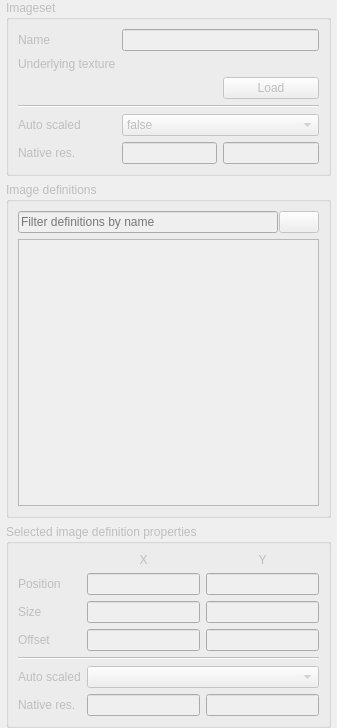
<?xml version="1.0" encoding="UTF-8"?>
<ui version="4.0">
 <class>ImagesetEditorDockWidget</class>
 <widget class="QDockWidget" name="ImagesetEditorDockWidget">
  <property name="enabled">
   <bool>false</bool>
  </property>
  <property name="geometry">
   <rect>
    <x>0</x>
    <y>0</y>
    <width>337</width>
    <height>728</height>
   </rect>
  </property>
  <property name="sizePolicy">
   <sizepolicy hsizetype="Preferred" vsizetype="Expanding">
    <horstretch>0</horstretch>
    <verstretch>0</verstretch>
   </sizepolicy>
  </property>
  <property name="minimumSize">
   <size>
    <width>337</width>
    <height>525</height>
   </size>
  </property>
  <property name="focusPolicy">
   <enum>Qt::ClickFocus</enum>
  </property>
  <property name="windowTitle">
   <string>Imageset Editing</string>
  </property>
  <widget class="QWidget" name="dockWidgetContents">
   <layout class="QVBoxLayout" name="verticalLayout">
    <property name="spacing">
     <number>6</number>
    </property>
    <property name="sizeConstraint">
     <enum>QLayout::SetNoConstraint</enum>
    </property>
    <property name="leftMargin">
     <number>6</number>
    </property>
    <property name="topMargin">
     <number>0</number>
    </property>
    <property name="rightMargin">
     <number>6</number>
    </property>
    <property name="bottomMargin">
     <number>0</number>
    </property>
    <item>
     <widget class="QGroupBox" name="imagesetGroupBox">
      <property name="minimumSize">
       <size>
        <width>0</width>
        <height>172</height>
       </size>
      </property>
      <property name="title">
       <string>Imageset</string>
      </property>
      <layout class="QGridLayout" name="gridLayout_2">
       <item row="5" column="2">
        <widget class="QLineEdit" name="nativeVertRes"/>
       </item>
       <item row="5" column="1">
        <widget class="QLineEdit" name="nativeHorzRes"/>
       </item>
       <item row="5" column="0">
        <widget class="QLabel" name="nativeResolutionLabel">
         <property name="toolTip">
          <string>Native resolution</string>
         </property>
         <property name="text">
          <string>Native res.</string>
         </property>
        </widget>
       </item>
       <item row="4" column="1" colspan="2">
        <widget class="QComboBox" name="autoScaled">
         <item>
          <property name="text">
           <string>false</string>
          </property>
         </item>
         <item>
          <property name="text">
           <string>vertical</string>
          </property>
         </item>
         <item>
          <property name="text">
           <string>horizontal</string>
          </property>
         </item>
         <item>
          <property name="text">
           <string>min</string>
          </property>
         </item>
         <item>
          <property name="text">
           <string>max</string>
          </property>
         </item>
         <item>
          <property name="text">
           <string>true</string>
          </property>
         </item>
        </widget>
       </item>
       <item row="0" column="1" colspan="2">
        <widget class="QLineEdit" name="name"/>
       </item>
       <item row="2" column="2">
        <widget class="QPushButton" name="imageLoad">
         <property name="text">
          <string>Load</string>
         </property>
        </widget>
       </item>
       <item row="1" column="1" colspan="2">
        <widget class="CEED::qtwidgets::FileLineEdit" name="image" native="true">
         <property name="sizePolicy">
          <sizepolicy hsizetype="Preferred" vsizetype="Fixed">
           <horstretch>0</horstretch>
           <verstretch>0</verstretch>
          </sizepolicy>
         </property>
        </widget>
       </item>
       <item row="1" column="0">
        <widget class="QLabel" name="imageLabel">
         <property name="text">
          <string>Underlying texture</string>
         </property>
        </widget>
       </item>
       <item row="0" column="0">
        <widget class="QLabel" name="nameLabel">
         <property name="text">
          <string>Name</string>
         </property>
         <property name="buddy">
          <cstring>name</cstring>
         </property>
        </widget>
       </item>
       <item row="4" column="0">
        <widget class="QLabel" name="autoScaledLabel">
         <property name="text">
          <string>Auto scaled</string>
         </property>
        </widget>
       </item>
       <item row="3" column="0" colspan="3">
        <widget class="Line" name="line_2">
         <property name="orientation">
          <enum>Qt::Horizontal</enum>
         </property>
        </widget>
       </item>
      </layout>
     </widget>
    </item>
    <item>
     <widget class="QGroupBox" name="imagesGroupBox">
      <property name="sizePolicy">
       <sizepolicy hsizetype="Preferred" vsizetype="Expanding">
        <horstretch>0</horstretch>
        <verstretch>0</verstretch>
       </sizepolicy>
      </property>
      <property name="minimumSize">
       <size>
        <width>0</width>
        <height>120</height>
       </size>
      </property>
      <property name="title">
       <string>Image definitions</string>
      </property>
      <layout class="QVBoxLayout" name="verticalLayout_2">
       <item>
        <widget class="QWidget" name="widget" native="true">
         <layout class="QHBoxLayout" name="horizontalLayout">
          <property name="spacing">
           <number>1</number>
          </property>
          <property name="leftMargin">
           <number>0</number>
          </property>
          <property name="topMargin">
           <number>0</number>
          </property>
          <property name="rightMargin">
           <number>0</number>
          </property>
          <property name="bottomMargin">
           <number>0</number>
          </property>
          <item>
           <widget class="QLineEdit" name="filterBox">
            <property name="placeholderText">
             <string>Filter definitions by name</string>
            </property>
           </widget>
          </item>
          <item>
           <widget class="QPushButton" name="filterResetButton">
            <property name="toolTip">
             <string>Reset the filter</string>
            </property>
            <property name="text">
             <string/>
            </property>
            <property name="icon">
             <iconset>
              <normaloff>icons/imageset_editing/filter_reset.png</normaloff>icons/imageset_editing/filter_reset.png</iconset>
            </property>
            <property name="iconSize">
             <size>
              <width>16</width>
              <height>16</height>
             </size>
            </property>
            <property name="autoDefault">
             <bool>false</bool>
            </property>
            <property name="default">
             <bool>false</bool>
            </property>
            <property name="flat">
             <bool>false</bool>
            </property>
           </widget>
          </item>
         </layout>
        </widget>
       </item>
       <item>
        <widget class="QListWidget" name="list">
         <property name="editTriggers">
          <set>QAbstractItemView::DoubleClicked|QAbstractItemView::EditKeyPressed|QAbstractItemView::SelectedClicked</set>
         </property>
         <property name="alternatingRowColors">
          <bool>false</bool>
         </property>
         <property name="selectionMode">
          <enum>QAbstractItemView::ExtendedSelection</enum>
         </property>
         <property name="iconSize">
          <size>
           <width>32</width>
           <height>32</height>
          </size>
         </property>
         <property name="selectionRectVisible">
          <bool>true</bool>
         </property>
         <property name="sortingEnabled">
          <bool>true</bool>
         </property>
        </widget>
       </item>
      </layout>
     </widget>
    </item>
    <item>
     <widget class="QGroupBox" name="propertiesGroupBox">
      <property name="title">
       <string>Selected image definition properties</string>
      </property>
      <layout class="QGridLayout" name="gridLayout">
       <item row="0" column="2">
        <widget class="QLabel" name="yColumnLabel">
         <property name="text">
          <string>Y</string>
         </property>
         <property name="alignment">
          <set>Qt::AlignCenter</set>
         </property>
        </widget>
       </item>
       <item row="2" column="0">
        <widget class="QLabel" name="sizeLabel">
         <property name="text">
          <string>Size</string>
         </property>
        </widget>
       </item>
       <item row="1" column="2">
        <widget class="QLineEdit" name="positionY">
         <property name="sizePolicy">
          <sizepolicy hsizetype="Expanding" vsizetype="Fixed">
           <horstretch>0</horstretch>
           <verstretch>0</verstretch>
          </sizepolicy>
         </property>
        </widget>
       </item>
       <item row="1" column="0">
        <widget class="QLabel" name="positionLabel">
         <property name="text">
          <string>Position</string>
         </property>
        </widget>
       </item>
       <item row="5" column="0">
        <widget class="QLabel" name="autoScaledPerImageLabel">
         <property name="text">
          <string>Auto scaled</string>
         </property>
        </widget>
       </item>
       <item row="2" column="2">
        <widget class="QLineEdit" name="height"/>
       </item>
       <item row="2" column="1">
        <widget class="QLineEdit" name="width"/>
       </item>
       <item row="3" column="1">
        <widget class="QLineEdit" name="offsetX"/>
       </item>
       <item row="3" column="2">
        <widget class="QLineEdit" name="offsetY"/>
       </item>
       <item row="3" column="0">
        <widget class="QLabel" name="offsetLabel">
         <property name="text">
          <string>Offset</string>
         </property>
        </widget>
       </item>
       <item row="1" column="1">
        <widget class="QLineEdit" name="positionX"/>
       </item>
       <item row="0" column="1">
        <widget class="QLabel" name="xColumnLabel">
         <property name="text">
          <string>X</string>
         </property>
         <property name="alignment">
          <set>Qt::AlignCenter</set>
         </property>
        </widget>
       </item>
       <item row="5" column="1" colspan="2">
        <widget class="QComboBox" name="autoScaledPerImage">
         <item>
          <property name="text">
           <string/>
          </property>
         </item>
         <item>
          <property name="text">
           <string>false</string>
          </property>
         </item>
         <item>
          <property name="text">
           <string>vertical</string>
          </property>
         </item>
         <item>
          <property name="text">
           <string>horizontal</string>
          </property>
         </item>
         <item>
          <property name="text">
           <string>min</string>
          </property>
         </item>
         <item>
          <property name="text">
           <string>max</string>
          </property>
         </item>
         <item>
          <property name="text">
           <string>true</string>
          </property>
         </item>
        </widget>
       </item>
       <item row="6" column="0">
        <widget class="QLabel" name="nativeResPerImageLabel">
         <property name="text">
          <string>Native res.</string>
         </property>
        </widget>
       </item>
       <item row="6" column="1">
        <widget class="QLineEdit" name="nativeHorzResPerImage"/>
       </item>
       <item row="6" column="2">
        <widget class="QLineEdit" name="nativeVertResPerImage"/>
       </item>
       <item row="4" column="0" colspan="3">
        <widget class="Line" name="line">
         <property name="orientation">
          <enum>Qt::Horizontal</enum>
         </property>
        </widget>
       </item>
      </layout>
     </widget>
    </item>
   </layout>
  </widget>
 </widget>
 <customwidgets>
  <customwidget>
   <class>CEED::qtwidgets::FileLineEdit</class>
   <extends>QWidget</extends>
   <header>qtwidgets.h</header>
   <container>1</container>
  </customwidget>
 </customwidgets>
 <resources/>
 <connections>
  <connection>
   <sender>filterResetButton</sender>
   <signal>clicked()</signal>
   <receiver>filterBox</receiver>
   <slot>clear()</slot>
   <hints>
    <hint type="sourcelabel">
     <x>316</x>
     <y>208</y>
    </hint>
    <hint type="destinationlabel">
     <x>158</x>
     <y>208</y>
    </hint>
   </hints>
  </connection>
 </connections>
</ui>
